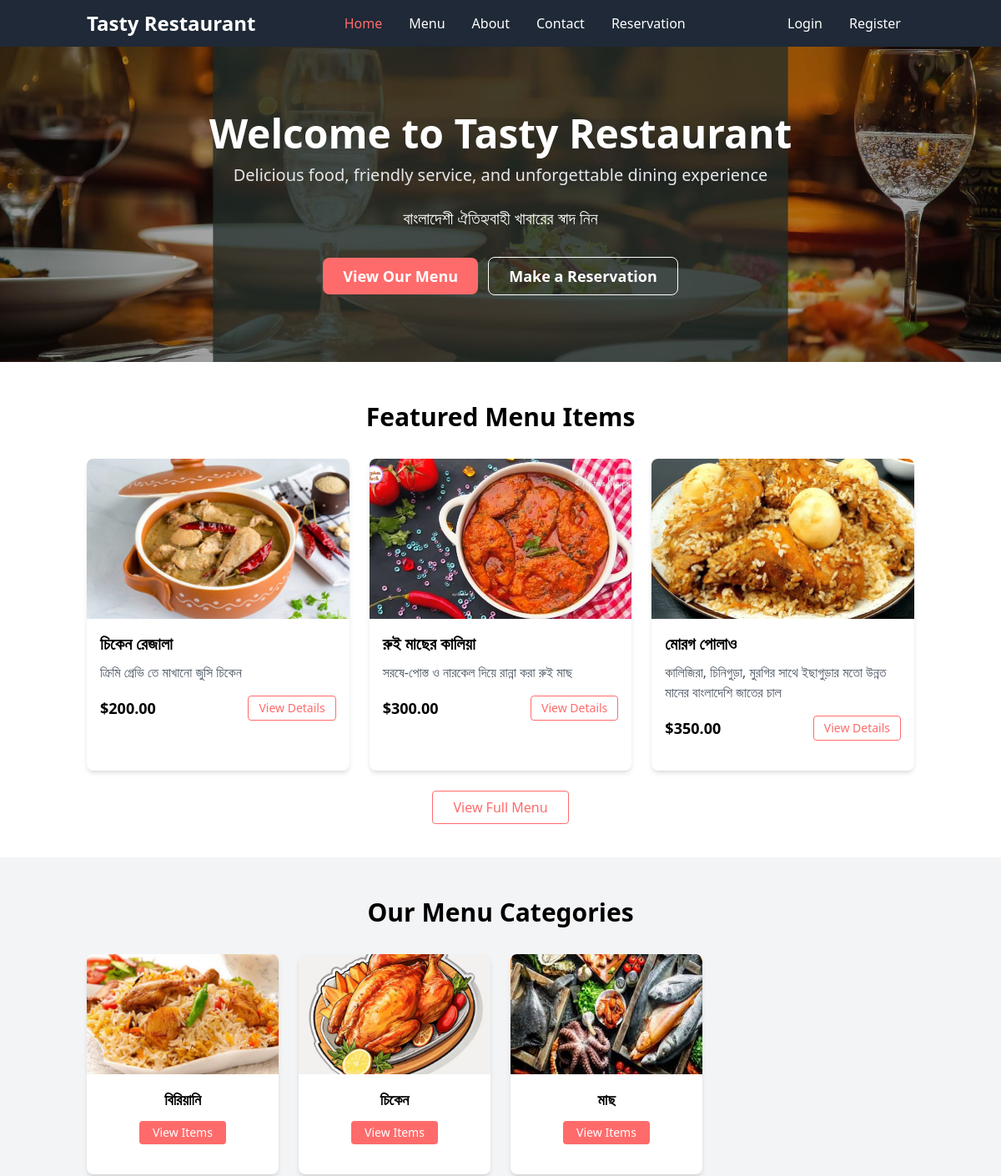
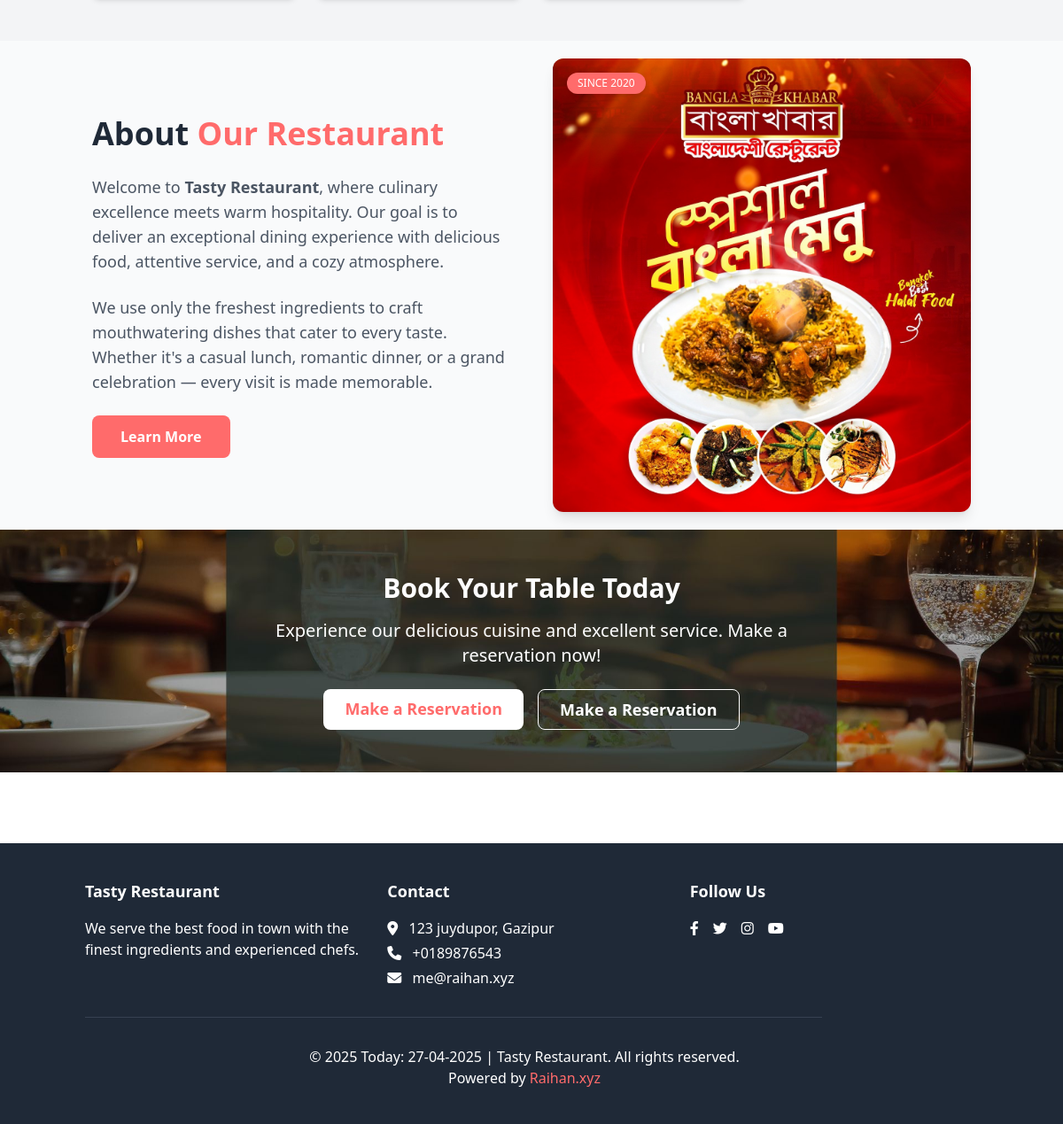
The page / on the database its author committed (2 pictures, top to bottom).
### home/models.py (models this page shows, shortened)
class MenuItem(models.Model):
    name = models.CharField(max_length=100)
    slug = models.SlugField(unique=True, blank=True)
    category = models.ForeignKey(Category, on_delete=models.CASCADE, related_name='menu_items')
    description = models.TextField()
    price = models.DecimalField(max_digits=10, decimal_places=2)
    image = models.ImageField(upload_to='menu_items/')
    is_available = models.BooleanField(default=True)
    is_featured = models.BooleanField(default=False)
    created_at = models.DateTimeField(auto_now_add=True)
    updated_at = models.DateTimeField(auto_now=True)

class Category(models.Model):
    name = models.CharField(max_length=100)
    slug = models.SlugField(unique=True, blank=True)
    description = models.TextField(blank=True)
    image = models.ImageField(upload_to='categories/', blank=True, null=True)
    created_at = models.DateTimeField(auto_now_add=True)
    class Meta:
        verbose_name_plural = 'Categories'

### home/views.py (the view)
# urls.py: path('', views.index, name='index'),
def index(request):
    featured_items = MenuItem.objects.filter(is_featured=True, is_available=True)[:6]
    categories = Category.objects.all()[:4]
    context = {
        'featured_items': featured_items,
        'categories': categories,
    }
    return render(request, 'home/index.html', context)

### templates/home/index.html (shortened to what this page needs)
{% extends 'base.html' %}
{% block content %}
    <section class="bg-gray-100 py-20 text-center bg-cover bg-center" style="background-image: url('/static/img/main-section.jpg');">
        <div class="container mx-auto px-4">
            <h1 class="text-4xl md:text-5xl font-bold mb-3 text-white">Welcome to Tasty Restaurant</h1>
            <p class="text-lg md:text-xl text-gray-200 mb-6">Delicious food, friendly service, and unforgettable dining experience</p>
            <p class="text-xl text-white mb-8">বাংলাদেশী ঐতিহ্যবাহী খাবারের স্বাদ নিন</p>
            <div class="mt-4">
                <a href="{% url 'home:menu' %}" class="bg-primary hover:bg-primary-dark text-white font-bold py-2 px-6 rounded-lg text-lg inline-block">View Our Menu</a>
                <a href="{% url 'home:reservation' %}" class="border border-white text-white hover:bg-white hover:text-gray-800 font-bold py-2 px-6 rounded-lg text-lg inline-block ml-2">Make a Reservation</a>
            </div>
        </div>
    </section>
    <section class="py-12">
        <div class="container mx-auto px-4">
            <h2 class="text-3xl font-bold text-center mb-8">Featured Menu Items</h2>
            <div class="grid grid-cols-1 md:grid-cols-3 gap-6">
                {% for item in featured_items %}
                    <div class="menu-item-card rounded-lg overflow-hidden shadow-md bg-white h-full">
                        <img src="{{ item.image.url }}" class="w-full h-48 object-cover" alt="{{ item.name }}">
                        <div class="p-4">
                            <h5 class="text-xl font-semibold mb-2">{{ item.name }}</h5>
                            <p class="text-gray-600 mb-4">{{ item.description|truncatechars:100 }}</p>
                            <div class="flex justify-between items-center">
                                <span class="font-bold text-lg">${{ item.price }}</span>
                                <a href="{% url 'home:menu_item_detail' item.slug %}" class="border border-primary text-primary hover:bg-primary hover:text-white px-3 py-1 rounded text-sm">View Details</a>
                            </div>
                        </div>
                    </div>
                {% empty %}
                    <div class="col-span-3 text-center">
                        <p>No featured items available at the moment.</p>
                    </div>
                {% endfor %}
            </div>
            <div class="text-center mt-8">
                <a href="{% url 'home:menu' %}" class="border border-primary text-primary hover:bg-primary hover:text-white font-medium py-2 px-6 rounded">View Full Menu</a>
            </div>
        </div>
    </section>
    <section class="py-12 bg-gray-100">
        <div class="container mx-auto px-4">
            <h2 class="text-3xl font-bold text-center mb-8">Our Menu Categories</h2>
            <div class="grid grid-cols-1 sm:grid-cols-2 md:grid-cols-4 gap-6">
                {% for category in categories %}
                    <div class="menu-item-card rounded-lg overflow-hidden shadow-md bg-white h-full">
                        {% if category.image %}
                            <img src="{{ category.image.url }}" class="w-full h-36 object-cover" alt="{{ category.name }}">
                        {% else %}
                            <div class="bg-gray-500 text-white flex items-center justify-center h-36">
                                <h5 class="text-lg font-medium">{{ category.name }}</h5>
                            </div>
                        {% endif %}
                        <div class="p-4 text-center">
                            <h5 class="text-lg font-semibold mb-3">{{ category.name }}</h5>
                            <a href="{% url 'home:menu' %}?category={{ category.slug }}" class="bg-primary hover:bg-primary-dark text-white px-4 py-1 rounded text-sm inline-block">View Items</a>
                        </div>
                    </div>
                {% empty %}
                    <div class="col-span-4 text-center">
                        <p>No categories available at the moment.</p>
                    </div>
                {% endfor %}
            </div>
        </div>
    </section>
    <section class="py-5 bg-gray-50">
        <div class="container mx-auto px-4">
            <div class="grid grid-cols-1 md:grid-cols-2 gap-12 items-center">
                <div class="space-y-6">
                    <h2 class="text-4xl font-extrabold text-gray-800 leading-tight">About <span class="text-primary">Our Restaurant</span></h2>
                    <p class="text-gray-600 text-lg">
                        Welcome to <strong>Tasty Restaurant</strong>, where culinary excellence meets warm hospitality. Our goal is to deliver an exceptional dining experience with delicious food, attentive service, and a cozy atmosphere.
                    </p>
                    <p class="text-gray-600 text-lg">
                        We use only the freshest ingredients to craft mouthwatering dishes that cater to every taste. Whether it's a casual lunch, romantic dinner, or a grand celebration — every visit is made memorable.
                    </p>
                    <a href="{% url 'home:about' %}" class="inline-block bg-primary text-white hover:bg-primary-dark font-semibold py-3 px-8 rounded-lg transition duration-300">
                        Learn More
                    </a>
                </div>
                <div class="relative">
                    <img src="/static/img/about.jpg" alt="Restaurant Interior" class="w-full rounded-xl shadow-lg transform hover:scale-105 transition duration-500">
                    <div class="absolute top-4 left-4 bg-primary text-white text-xs uppercase px-3 py-1 rounded-full shadow-md">
                        Since 2020
                    </div>
                </div>
            </div>
        </div>
    </section>
    <section class="py-12 bg-primary text-white text-center bg-center bg-cover" style="background-image: url('/static/img/testie.jpg');">
        <div class="container mx-auto px-4">
            <h2 class="text-3xl font-bold mb-4">Book Your Table Today</h2>
            <p class="text-xl mb-6 max-w-2xl mx-auto">Experience our delicious cuisine and excellent service. Make a reservation now!</p>
            <div class="flex flex-wrap justify-center gap-4">
                <a href="{% url 'home:reservation' %}" class="bg-white text-primary hover:bg-gray-100 font-bold py-2 px-6 rounded-lg text-lg">Make a Reservation</a>
                <a href="{% url 'home:contact' %}" class="border border-white text-white hover:bg-white hover:text-primary font-bold py-2 px-6 rounded-lg text-lg">Make a Reservation</a>
            </div>
        </div>
    </section>
{% endblock %}

### rows shown on the page
MenuItem: image (picture), name "চিকেন রেজালা", description "ক্রিমি গ্রেভি তে মাখানো জুসি চিকেন", price "200.00"
MenuItem: image (picture), name "রুই মাছের কালিয়া", description "সরষে-পোস্ত ও নারকেল দিয়ে রান্না করা রুই মাছ", price "300.00"
MenuItem: image (picture), name "মোরগ পোলাও", description "কালিজিরা, চিনিগুড়া, মুরগির সাথে ইছাগুড়ার মতো উন্নত মানের বাংলাদেশি জাতের চাল", price "350.00"
Category: image (picture), name "বিরিয়ানি"
Category: image (picture), name "চিকেন"
Category: image (picture), name "মাছ"
